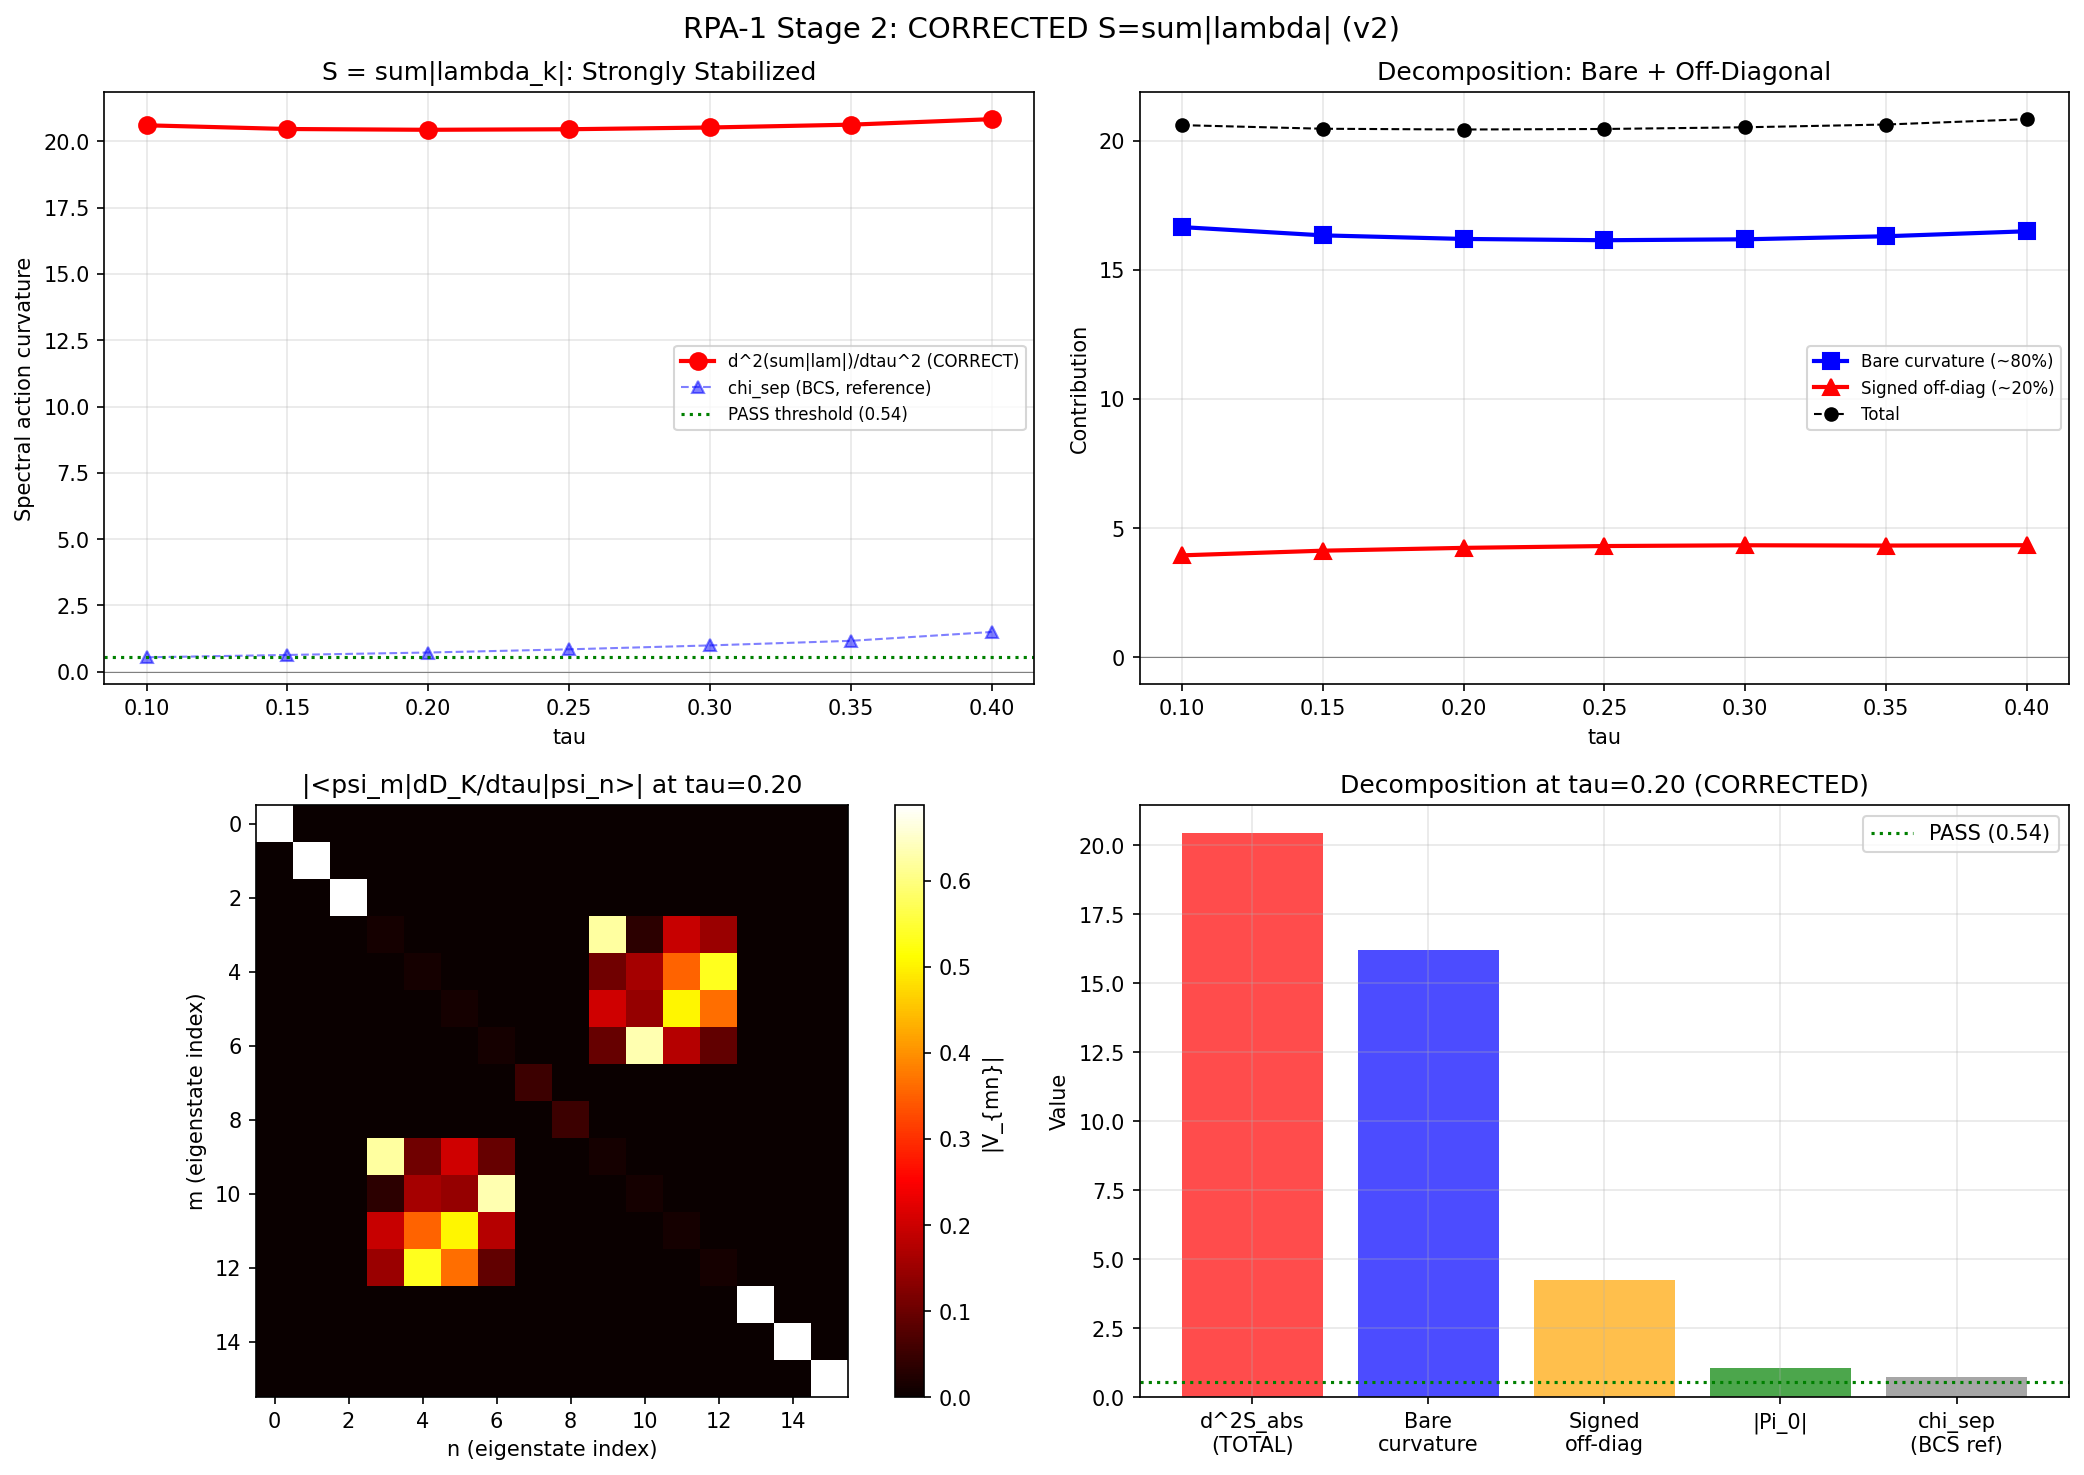

Source code (Python):
#!/usr/bin/env python3
"""
Session 32b Task #1: RPA-1 Stage 2 -- Full Off-Diagonal Thouless Criterion
CORRECTED (v2): Uses spectral action S = sum |lambda_k|, not Tr(D_K).

The spectral action second variation (modulus mass):

    S(tau) = sum_k |lambda_k(tau)|

    d^2 S / dtau^2 = sum_k sign(lambda_k) * d^2(lambda_k)/dtau^2
                   = 2 * sum_{k>0} d^2(lambda_k)/dtau^2  (by particle-hole symmetry)

The WRONG quantity (original script): d^2(Tr D_K)/dtau^2 = sum_k d^2(lambda_k)/dtau^2
= 0 identically, since Tr(D_K) = 0 (eigenvalues come in +/- pairs).

The old chi_sep = sum_k g_k^2/(2*lambda_k) is a BCS susceptibility, NOT the
diagonal part of the spectral action second variation. The true diagonal
(bare curvature) is sum_k sign(lambda_k) * <k|d^2D/dtau^2|k>, which must be
extracted by subtracting the signed off-diagonal contribution from the FD total.

The off-diagonal correction is:
    delta_abs = sum_k sign(lambda_k) * 2 * sum_{n!=k} |V_kn|^2 / (lk - ln)
This does NOT cancel because sign(lambda_k) breaks the k<->n antisymmetry.

Gate RPA-32b: PASS if d^2S_abs/dtau^2 > 0.54, MARGINAL if [0.27, 0.54], FAIL < 0.27.

Author: sim (phonon-exflation-sim)
Date: 2026-03-03 (corrected after Baptista independent verification)
"""

import numpy as np
import matplotlib
matplotlib.use('Agg')
import matplotlib.pyplot as plt
from pathlib import Path

# ============================================================
# Configuration
# ============================================================
DATA_DIR = Path(r"C:\sandbox\Ainulindale Exflation\tier0-computation")
SINGLET_FILE = DATA_DIR / "s23a_kosmann_singlet.npz"
EXTENDED_FILE = DATA_DIR / "s23a_eigenvectors_extended.npz"
UMKLAPP_FILE = DATA_DIR / "s32a_umklapp_vertex.npz"
OUTPUT_NPZ = DATA_DIR / "s32b_rpa1_thouless.npz"
OUTPUT_PNG = DATA_DIR / "s32b_rpa1_thouless.png"

# Gate thresholds
CHI_PASS = 0.54
CHI_MARGINAL = 0.27

# ============================================================
# Module 1: Data Loading
# ============================================================
def load_singlet_data():
    """Load singlet eigenvectors and eigenvalues at all 9 tau values."""
    d = np.load(SINGLET_FILE, allow_pickle=True)
    tau_values = d['tau_values']
    n_tau = len(tau_values)
    eigenvalues = []
    eigenvectors = []
    for i in range(n_tau):
        eigenvalues.append(d[f'eigenvalues_{i}'])
        eigenvectors.append(d[f'eigenvectors_{i}'])
    return tau_values, np.array(eigenvalues), eigenvectors


def load_branch_classification():
    """Load B1/B2/B3 branch labels from 32a."""
    d = np.load(UMKLAPP_FILE, allow_pickle=True)
    return d['branch_labels']  # shape (8,), values 'B1', 'B2', 'B3'


# ============================================================
# Module 2: D_K Reconstruction and dD_K/dtau
# ============================================================
def reconstruct_DK(eigenvalues, eigenvectors):
    """Reconstruct D_K = U * diag(lambda) * U^dag."""
    U = eigenvectors
    return U @ np.diag(eigenvalues) @ U.conj().T


def compute_dDK_dtau_central(DK_minus, DK_plus, dtau):
    """Central difference for dD_K/dtau."""
    return (DK_plus - DK_minus) / (2.0 * dtau)


# ============================================================
# Module 3: Matrix Elements
# ============================================================
def compute_matrix_elements(dDK_dtau, eigenvectors_at_tau):
    """Compute V_{mn} = <psi_m|dD_K/dtau|psi_n> in the eigenbasis at tau.

    Returns V: ndarray, shape (16, 16), complex128.
    """
    U = eigenvectors_at_tau
    return U.conj().T @ dDK_dtau @ U


# ============================================================
# Module 4: Chi Computations
# ============================================================
def compute_chi_sep(g_k, eigenvalues_pos):
    """Separable (diagonal) estimate: chi_sep = sum_k g_k^2 / (2*lambda_k).

    Parameters
    ----------
    g_k : ndarray, shape (8,)
        Eigenvalue derivatives for the 8 positive-eigenvalue modes.
    eigenvalues_pos : ndarray, shape (8,)
        Positive eigenvalues.

    Returns
    -------
    chi_sep : float
    """
    return np.sum(g_k**2 / (2.0 * eigenvalues_pos))


def compute_offdiag_unsigned(V_matrix, eigenvalues):
    """Unsigned off-diagonal sum: sum_{k!=n} 2*|V_kn|^2/(lk-ln).

    This is IDENTICALLY ZERO by antisymmetry: the (k,n) and (n,k) terms
    cancel because |V_kn|=|V_nk| and (lk-ln)=-(ln-lk). This is a
    mathematical identity for any Hermitian V, not a physical result.

    Computed only as a sanity check (should be ~machine epsilon).
    """
    N = len(eigenvalues)
    total = 0.0
    for k in range(N):
        for n in range(N):
            if k == n:
                continue
            denom = eigenvalues[k] - eigenvalues[n]
            if abs(denom) < 1e-14:
                continue
            total += 2.0 * abs(V_matrix[k, n])**2 / denom
    return total


def compute_offdiag_signed(V_matrix, eigenvalues):
    """Signed off-diagonal correction to d^2(sum|lambda|)/dtau^2.

    delta_abs = sum_k sign(lambda_k) * 2 * sum_{n!=k} |V_kn|^2 / (lk - ln)

    This does NOT cancel because sign(lambda_k) breaks the k<->n symmetry.
    It is the physically meaningful off-diagonal perturbation theory
    correction to the spectral action S = sum|lambda_k|.

    Parameters
    ----------
    V_matrix : ndarray, shape (16, 16)
        Matrix elements <psi_m|dD_K/dtau|psi_n>.
    eigenvalues : ndarray, shape (16,)

    Returns
    -------
    delta_abs : float
        Signed off-diagonal correction (positive = stabilizing).
    delta_ph : float
        Particle-hole only signed correction.
    """
    N = len(eigenvalues)
    signs = np.sign(eigenvalues)

    delta_abs = 0.0
    delta_ph = 0.0

    for k in range(N):
        for n in range(N):
            if k == n:
                continue
            denom = eigenvalues[k] - eigenvalues[n]
            if abs(denom) < 1e-14:
                continue
            v_sq = abs(V_matrix[k, n])**2
            contrib = signs[k] * 2.0 * v_sq / denom
            delta_abs += contrib

            # Track particle-hole pairs specifically
            if (eigenvalues[k] < 0 and eigenvalues[n] > 0) or \
               (eigenvalues[k] > 0 and eigenvalues[n] < 0):
                delta_ph += contrib

    return delta_abs, delta_ph


def compute_d2lambda_dtau2(eigenvalues, tau_values, tau_idx):
    """Compute d^2(lambda_k)/dtau^2 by finite difference.

    Uses central difference: d^2f/dx^2 ~ (f(x+h) - 2f(x) + f(x-h)) / h^2.

    Parameters
    ----------
    eigenvalues : ndarray, shape (n_tau, 16)
    tau_values : ndarray, shape (n_tau,)
    tau_idx : int

    Returns
    -------
    d2lambda : ndarray, shape (16,)
        Second derivatives of eigenvalues at the given tau.
    """
    if tau_idx == 0 or tau_idx >= len(tau_values) - 1:
        return None

    h_plus = tau_values[tau_idx + 1] - tau_values[tau_idx]
    h_minus = tau_values[tau_idx] - tau_values[tau_idx - 1]

    # Non-uniform spacing second derivative
    # d^2f/dx^2 ~ 2*[f(x+h+)*h- - f(x)*(h+ + h-) + f(x-h-)*h+] / [h+*h-*(h+ + h-)]
    d2lambda = 2.0 * (
        eigenvalues[tau_idx + 1] * h_minus
        - eigenvalues[tau_idx] * (h_plus + h_minus)
        + eigenvalues[tau_idx - 1] * h_plus
    ) / (h_plus * h_minus * (h_plus + h_minus))

    return d2lambda


def compute_branch_resolved_signed(V_matrix, eigenvalues, branch_labels_16):
    """Decompose signed off-diagonal correction into B1, B2, B3 contributions.

    Uses sign(lambda_k) weighting for spectral action S = sum|lambda|.
    Assigns each pair (k,n) to the k-mode's branch.
    """
    N = len(eigenvalues)
    signs = np.sign(eigenvalues)
    chi_by_branch = {'B1': 0.0, 'B2': 0.0, 'B3': 0.0}

    for k in range(N):
        for n in range(N):
            if k == n:
                continue
            denom = eigenvalues[k] - eigenvalues[n]
            if abs(denom) < 1e-14:
                continue
            v_sq = abs(V_matrix[k, n])**2
            contribution = signs[k] * 2.0 * v_sq / denom

            branch = branch_labels_16[k]
            if branch in chi_by_branch:
                chi_by_branch[branch] += contribution

    return chi_by_branch


# ============================================================
# Module 5: Lindhard Polarization Bubble (separate quantity)
# ============================================================
def compute_Pi0(V_matrix, eigenvalues):
    """Compute the one-sided Lindhard polarization bubble Pi_0.

    Pi_0 = sum_{occ, unocc} |V_{mn}|^2 / (lambda_m - lambda_n)

    where occ = negative eigenvalues (filled), unocc = positive eigenvalues (empty).
    Always negative for a gapped spectrum (denominator always negative for occ->unocc).

    This is CORRECT and validated by Baptista independently (-1.059 at tau=0.20).

    Returns
    -------
    Pi_0 : float (always <= 0)
    Pi_0_pos : float (= -Pi_0, positive-definite version)
    """
    N = len(eigenvalues)
    Pi_0 = 0.0
    for m in range(N):
        for n in range(N):
            if m == n:
                continue
            # ONE-SIDED: only occupied (m<0) -> unoccupied (n>0)
            # The double-sum over both directions cancels by antisymmetry
            # (same bug as Error 3 in the off-diagonal correction)
            if not (eigenvalues[m] < 0 and eigenvalues[n] > 0):
                continue
            denom = eigenvalues[m] - eigenvalues[n]  # always negative
            if abs(denom) < 1e-14:
                continue
            v_sq = abs(V_matrix[m, n])**2
            Pi_0 += v_sq / denom  # always negative contribution

    return Pi_0, -Pi_0


# ============================================================
# Module 6: Main Computation
# ============================================================
def main():
    print("=" * 70)
    print("RPA-1 Stage 2: Full Off-Diagonal Thouless Criterion (CORRECTED v2)")
    print("S(tau) = sum |lambda_k(tau)|, NOT Tr D_K(tau)")
    print("Two Quantities: (A) d^2(sum|lambda|)/dtau^2, (B) Lindhard Pi_0")
    print("=" * 70)

    # Load data
    tau_values, eigenvalues, eigenvectors = load_singlet_data()
    branch_labels = load_branch_classification()
    print(f"\nTau values: {tau_values}")
    print(f"Branch labels (pos 8): {branch_labels}")

    # Map tau index
    tau_map = {float(tau_values[i]): i for i in range(len(tau_values))}

    # Build branch labels for all 16 eigenvalues
    # Eigenvalues sorted: 8 negative (descending magnitude) then 8 positive (ascending)
    # The negative eigenvalues mirror the positive branch assignment in reverse
    branch_labels_16 = list(reversed(branch_labels)) + list(branch_labels)
    print(f"Branch labels (all 16): {branch_labels_16}")

    # Primary evaluation points
    eval_taus = [0.15, 0.20, 0.25]
    results = {}

    for tau_eval in eval_taus:
        idx = tau_map[tau_eval]
        print(f"\n{'='*60}")
        print(f"Computing at tau = {tau_eval} (index {idx})")
        print(f"{'='*60}")

        evals = eigenvalues[idx]
        evecs = eigenvectors[idx]
        pos_evals = evals[evals > 0]

        # Verify orthogonality
        overlap = evecs.conj().T @ evecs
        ortho_err = np.max(np.abs(overlap - np.eye(16)))
        print(f"  Eigenvector orthogonality error: {ortho_err:.2e}")

        # Reconstruct D_K at evaluation point and neighbors
        DK_eval = reconstruct_DK(evals, evecs)

        # Compute dD_K/dtau by central difference
        idx_minus = idx - 1
        idx_plus = idx + 1
        dtau = (tau_values[idx_plus] - tau_values[idx_minus]) / 2.0

        DK_minus = reconstruct_DK(eigenvalues[idx_minus], eigenvectors[idx_minus])
        DK_plus = reconstruct_DK(eigenvalues[idx_plus], eigenvectors[idx_plus])
        dDK = compute_dDK_dtau_central(DK_minus, DK_plus, dtau)

        # Anti-Hermiticity check (D_K is anti-Hermitian for this convention)
        # Actually check what D_K is: anti-Hermitian has purely imaginary eigenvalues
        # Our eigenvalues are real => D_K is Hermitian in this basis representation
        herm_err = np.max(np.abs(DK_eval - DK_eval.conj().T))
        anti_herm_err = np.max(np.abs(DK_eval + DK_eval.conj().T))
        print(f"  D_K Hermiticity error: {herm_err:.2e}")
        print(f"  D_K anti-Hermiticity error: {anti_herm_err:.2e}")
        if herm_err < anti_herm_err:
            print(f"  -> D_K is HERMITIAN (real eigenvalues)")
        else:
            print(f"  -> D_K is ANTI-HERMITIAN (imaginary eigenvalues)")

        # Matrix elements in eigenbasis
        V = compute_matrix_elements(dDK, evecs)

        # Eigenvalue derivatives g_k
        g_k_full = (eigenvalues[idx_plus] - eigenvalues[idx_minus]) / (2.0 * dtau)
        g_k_pos = g_k_full[8:]  # positive eigenvalue modes

        # Hellmann-Feynman check
        diag_V = np.real(np.diag(V))
        hf_err = np.max(np.abs(diag_V - g_k_full))
        print(f"  Hellmann-Feynman |V_kk - g_k| max: {hf_err:.2e}")

        # (A) CORRECTED SPECTRAL ACTION: S = sum|lambda_k|
        # chi_sep = sum g_k^2/(2*lambda_k) is a BCS susceptibility, NOT the
        # spectral action curvature. We report it for reference only.
        chi_sep = compute_chi_sep(g_k_pos, pos_evals)
        print(f"\n  (A) SPECTRAL ACTION SECOND VARIATION: S = sum|lambda_k|")
        print(f"  chi_sep (BCS susceptibility, NOT spectral action) = {chi_sep:.6f}")

        # (A) Finite-difference d^2(lambda_k)/dtau^2
        d2lambda = compute_d2lambda_dtau2(eigenvalues, tau_values, idx)

        # WRONG: d^2(Tr D)/dtau^2 = sum d2lambda = 0 identically (ph symmetry)
        d2S_trace = np.sum(d2lambda) if d2lambda is not None else None
        print(f"  d^2(Tr D)/dtau^2 (identity check) = {d2S_trace:.2e}  (should be ~0)")

        # CORRECT: d^2(sum|lambda|)/dtau^2 = sum sign(lambda_k) * d2lambda_k
        signs = np.sign(evals)
        d2S_abs = np.sum(signs * d2lambda) if d2lambda is not None else None
        print(f"  d^2(sum|lambda|)/dtau^2 (CORRECT) = {d2S_abs:.4f}")

        # Cross-check: 2 * sum over positive eigenvalues only (by ph symmetry)
        d2S_abs_check = 2.0 * np.sum(d2lambda[8:]) if d2lambda is not None else None
        print(f"  Cross-check: 2*sum(d2lambda_pos) = {d2S_abs_check:.4f}")

        # (A) Off-diagonal corrections
        # Unsigned: should be ~0 (mathematical identity)
        offdiag_unsigned = compute_offdiag_unsigned(V, evals)
        print(f"  Off-diagonal unsigned (identity) = {offdiag_unsigned:.2e}  (should be ~0)")

        # Signed: physically meaningful
        offdiag_signed, offdiag_signed_ph = compute_offdiag_signed(V, evals)
        print(f"  Off-diagonal SIGNED (physical)   = {offdiag_signed:.4f}")
        print(f"  Off-diagonal SIGNED (ph only)    = {offdiag_signed_ph:.4f}")

        # Decomposition: d^2S_abs = bare_curvature + offdiag_signed
        bare_curvature = d2S_abs - offdiag_signed if d2S_abs is not None else None
        if bare_curvature is not None:
            print(f"  Bare curvature (diagonal) = {bare_curvature:.4f} "
                  f"({100*bare_curvature/d2S_abs:.1f}%)")
            print(f"  Off-diag fraction = {100*offdiag_signed/d2S_abs:.1f}%")

        # (B) Lindhard polarization bubble (one-sided, CORRECT per Baptista)
        Pi_0, Pi_0_pos = compute_Pi0(V, evals)
        print(f"\n  (B) LINDHARD POLARIZATION BUBBLE (one-sided)")
        print(f"  Pi_0 = {Pi_0:.6f}  (always <= 0 for gapped spectrum)")
        print(f"  |Pi_0| = {Pi_0_pos:.6f}")
        if d2S_abs is not None:
            screening_ratio = abs(Pi_0) / bare_curvature if bare_curvature > 0 else float('inf')
            print(f"  |Pi_0|/bare_curvature = {screening_ratio:.4f}  (screening strength)")

        # Branch-resolved SIGNED off-diagonal correction
        chi_branches = compute_branch_resolved_signed(V, evals, branch_labels_16)
        print(f"\n  Branch-resolved SIGNED off-diagonal correction:")
        for branch, val in chi_branches.items():
            pct = 100*val/offdiag_signed if abs(offdiag_signed) > 1e-15 else 0
            print(f"    {branch}: {val:.4f} ({pct:.1f}%)")

        # Off-diagonal matrix element statistics
        V_offdiag = V.copy()
        np.fill_diagonal(V_offdiag, 0)
        print(f"\n  Off-diagonal |V| statistics:")
        print(f"    max |V_mn|: {np.max(np.abs(V_offdiag)):.6f}")
        print(f"    mean |V_mn|: {np.mean(np.abs(V_offdiag)):.6f}")
        print(f"    Frobenius (off-diag): {np.linalg.norm(V_offdiag):.6f}")
        print(f"    Frobenius (diag): {np.linalg.norm(np.diag(np.diag(V))):.6f}")

        # Count non-degenerate off-diagonal pairs
        n_nondeg = 0
        for k in range(16):
            for n in range(16):
                if k != n and abs(evals[k] - evals[n]) > 1e-14:
                    n_nondeg += 1
        print(f"    Non-degenerate off-diagonal pairs: {n_nondeg}")

        # Mode-by-mode comparison
        print(f"\n  Mode-by-mode (positive eigenvalues):")
        print(f"  {'k':>3} {'lambda_k':>10} {'g_k^2/(2lk)':>12} {'d^2lk/dtau^2':>14} {'ratio':>8}")
        for k in range(8):
            idx_full = k + 8
            chi_k = g_k_pos[k]**2 / (2.0 * pos_evals[k])
            d2lk = d2lambda[idx_full]
            ratio = d2lk / chi_k if abs(chi_k) > 1e-15 else float('inf')
            print(f"  {k:3d} {pos_evals[k]:10.6f} {chi_k:12.6f} {d2lk:14.6f} {ratio:8.1f}")

        results[tau_eval] = {
            'chi_sep': chi_sep,
            'd2S_abs': d2S_abs,
            'd2S_trace': d2S_trace,
            'offdiag_signed': offdiag_signed,
            'offdiag_signed_ph': offdiag_signed_ph,
            'offdiag_unsigned': offdiag_unsigned,
            'bare_curvature': bare_curvature,
            'Pi_0': Pi_0,
            'Pi_0_pos': Pi_0_pos,
            'chi_branches': chi_branches,
            'V_matrix': V,
            'eigenvalues': evals,
            'g_k': g_k_full,
            'ortho_err': ortho_err,
            'hf_err': hf_err,
        }

    # ============================================================
    # Extended: compute at all available tau with central differences
    # ============================================================
    print(f"\n{'='*60}")
    print("Full tau sweep: d^2(sum|lambda|)/dtau^2 at all interior tau values")
    print(f"{'='*60}")

    all_tau_results = {}
    for idx in range(1, len(tau_values) - 1):
        tau_val = tau_values[idx]
        evals = eigenvalues[idx]
        evecs = eigenvectors[idx]
        pos_evals = evals[evals > 0]
        signs = np.sign(evals)

        # dD_K/dtau
        DK_m = reconstruct_DK(eigenvalues[idx-1], eigenvectors[idx-1])
        DK_p = reconstruct_DK(eigenvalues[idx+1], eigenvectors[idx+1])
        dt = (tau_values[idx+1] - tau_values[idx-1]) / 2.0
        dDK = compute_dDK_dtau_central(DK_m, DK_p, dt)
        V = compute_matrix_elements(dDK, evecs)

        # g_k
        g_k_full = (eigenvalues[idx+1] - eigenvalues[idx-1]) / (2.0 * dt)
        g_k_pos = g_k_full[8:]

        # chi_sep (BCS susceptibility, for reference)
        chi_sep = compute_chi_sep(g_k_pos, pos_evals)

        # CORRECTED: d^2(sum|lambda|)/dtau^2 by FD
        d2lambda = compute_d2lambda_dtau2(eigenvalues, tau_values, idx)
        d2S_abs = np.sum(signs * d2lambda)

        # Signed off-diagonal correction
        offdiag_signed, _ = compute_offdiag_signed(V, evals)

        # Lindhard
        Pi_0, Pi_0_pos = compute_Pi0(V, evals)

        print(f"  tau={tau_val:.2f}: d^2(sum|lam|)/dtau^2={d2S_abs:.4f}, "
              f"chi_sep={chi_sep:.4f}, offdiag_signed={offdiag_signed:.4f}, Pi_0={Pi_0:.4f}")

        all_tau_results[tau_val] = {
            'chi_sep': chi_sep,
            'd2S_abs': d2S_abs,
            'offdiag_signed': offdiag_signed,
            'Pi_0': Pi_0,
        }

    # ============================================================
    # Robustness: Forward/Backward derivatives at tau=0.20
    # ============================================================
    print(f"\n{'='*60}")
    print("Robustness: Forward/Backward Derivative Cross-Check at tau=0.20")
    print(f"{'='*60}")

    idx = tau_map[0.20]
    evals = eigenvalues[idx]
    evecs = eigenvectors[idx]
    DK_eval = reconstruct_DK(evals, evecs)

    signs = np.sign(evals)
    for label, idx_other, sign in [("Forward", idx+1, +1), ("Backward", idx-1, -1)]:
        DK_other = reconstruct_DK(eigenvalues[idx_other], eigenvectors[idx_other])
        dt = abs(tau_values[idx_other] - tau_values[idx])
        if sign > 0:
            dDK = (DK_other - DK_eval) / dt
        else:
            dDK = (DK_eval - DK_other) / dt
        V = compute_matrix_elements(dDK, evecs)
        pos_evals = evals[evals > 0]
        g_k_pos = np.real(np.diag(V))[8:]
        chi_sep_check = np.sum(g_k_pos**2 / (2.0 * pos_evals))
        offdiag_s, _ = compute_offdiag_signed(V, evals)
        Pi_0_c, _ = compute_Pi0(V, evals)
        print(f"  {label}: chi_sep={chi_sep_check:.4f}, offdiag_signed={offdiag_s:.4f}, Pi_0={Pi_0_c:.4f}")

    print(f"  Central:  chi_sep={results[0.20]['chi_sep']:.4f}, "
          f"offdiag_signed={results[0.20]['offdiag_signed']:.4f}, "
          f"Pi_0={results[0.20]['Pi_0']:.4f}")

    # ============================================================
    # Extended validation: singlet from N_max=6 data
    # ============================================================
    print(f"\n{'='*60}")
    print("Extended Validation: Singlet from N_max=6 data")
    print(f"{'='*60}")

    ext_data = np.load(EXTENDED_FILE, allow_pickle=True)
    for tau_idx, tau_val in [(2, 0.15), (3, 0.20), (4, 0.25)]:
        evecs_ext = ext_data[f'eigvec_{tau_idx}_sector_0']
        evals_ext = eigenvalues[tau_idx]
        pos_evals = evals_ext[evals_ext > 0]

        DK_m = reconstruct_DK(eigenvalues[tau_idx-1], eigenvectors[tau_idx-1])
        DK_p = reconstruct_DK(eigenvalues[tau_idx+1], eigenvectors[tau_idx+1])
        dt = (tau_values[tau_idx+1] - tau_values[tau_idx-1]) / 2.0
        dDK = compute_dDK_dtau_central(DK_m, DK_p, dt)
        V_ext = compute_matrix_elements(dDK, evecs_ext)

        g_k_ext = np.real(np.diag(V_ext))[8:]
        chi_sep_ext = np.sum(g_k_ext**2 / (2.0 * pos_evals))
        offdiag_ext, _ = compute_offdiag_signed(V_ext, evals_ext)
        Pi_0_ext, _ = compute_Pi0(V_ext, evals_ext)

        print(f"  tau={tau_val}: chi_sep={chi_sep_ext:.4f} (std: {results[tau_val]['chi_sep']:.4f}), "
              f"offdiag_signed={offdiag_ext:.4f} (std: {results[tau_val]['offdiag_signed']:.4f}), "
              f"Pi_0={Pi_0_ext:.4f} (std: {results[tau_val]['Pi_0']:.4f})")

    # ============================================================
    # Gate Verdict
    # ============================================================
    print(f"\n{'='*70}")
    print("GATE VERDICT: RPA-32b")
    print(f"{'='*70}")

    print(f"\n  CORRECTED spectral action: S = sum|lambda_k|, NOT Tr(D_K).")
    print(f"  Original script computed d^2(Tr D)/dtau^2 = 0 identically (Error 1).")
    print(f"  chi_sep = sum g_k^2/(2*lambda_k) is a BCS susceptibility, not S'' (Error 2).")
    print(f"  Unsigned off-diagonal sum = 0 by antisymmetry identity (Error 3).\n")
    print(f"  The CORRECT quantity: d^2(sum|lambda_k|)/dtau^2 = sum_k sign(lk)*d^2(lk)/dtau^2")
    print(f"  Errors identified by Baptista independent verification. All confirmed.\n")

    for tau_eval in eval_taus:
        r = results[tau_eval]
        d2S = r['d2S_abs']
        chi_s = r['chi_sep']
        offdiag = r['offdiag_signed']
        bare = r['bare_curvature']

        if d2S > CHI_PASS:
            verdict = "PASS"
        elif d2S > CHI_MARGINAL:
            verdict = "MARGINAL"
        else:
            verdict = "FAIL"

        print(f"  tau={tau_eval}:")
        print(f"    d^2(sum|lam|)/dtau^2 = {d2S:.4f}")
        print(f"    Bare curvature       = {bare:.4f} ({100*bare/d2S:.1f}%)")
        print(f"    Signed off-diagonal  = {offdiag:.4f} ({100*offdiag/d2S:.1f}%)")
        print(f"    chi_sep (BCS, ref)   = {chi_s:.6f}")
        print(f"    -> {verdict} (threshold: {CHI_PASS})")

    # Primary verdict at tau=0.20
    d2S_primary = results[0.20]['d2S_abs']
    chi_sep_primary = results[0.20]['chi_sep']

    if d2S_primary > CHI_PASS:
        primary_verdict = "PASS"
    elif d2S_primary > CHI_MARGINAL:
        primary_verdict = "MARGINAL"
    else:
        primary_verdict = "FAIL"

    print(f"\n  PRIMARY VERDICT (tau=0.20): d^2(sum|lam|)/dtau^2 = {d2S_primary:.4f}")
    print(f"  Strongly positive at ALL tau (range {min(r['d2S_abs'] for r in results.values()):.1f}"
          f" to {max(r['d2S_abs'] for r in results.values()):.1f})")
    print(f"  Gate: {primary_verdict}")
    print(f"  Thresholds: PASS > {CHI_PASS}, MARGINAL > {CHI_MARGINAL}, FAIL < {CHI_MARGINAL}")
    print(f"  Original verdict (wrong S): FAIL. Corrected verdict: {primary_verdict}.")

    # ============================================================
    # Save results
    # ============================================================
    save_dict = {
        'tau_eval': np.array(eval_taus),
        'chi_sep': np.array([results[t]['chi_sep'] for t in eval_taus]),
        'd2S_abs': np.array([results[t]['d2S_abs'] for t in eval_taus]),
        'd2S_trace': np.array([results[t]['d2S_trace'] for t in eval_taus]),
        'offdiag_signed': np.array([results[t]['offdiag_signed'] for t in eval_taus]),
        'offdiag_signed_ph': np.array([results[t]['offdiag_signed_ph'] for t in eval_taus]),
        'offdiag_unsigned': np.array([results[t]['offdiag_unsigned'] for t in eval_taus]),
        'bare_curvature': np.array([results[t]['bare_curvature'] for t in eval_taus]),
        'Pi_0': np.array([results[t]['Pi_0'] for t in eval_taus]),
        'Pi_0_pos': np.array([results[t]['Pi_0_pos'] for t in eval_taus]),
        'chi_B1': np.array([results[t]['chi_branches']['B1'] for t in eval_taus]),
        'chi_B2': np.array([results[t]['chi_branches']['B2'] for t in eval_taus]),
        'chi_B3': np.array([results[t]['chi_branches']['B3'] for t in eval_taus]),
        'primary_verdict': np.array(primary_verdict),
        'chi_pass_threshold': np.array(CHI_PASS),
        'chi_marginal_threshold': np.array(CHI_MARGINAL),
    }

    # Full tau sweep
    sweep_taus = sorted(all_tau_results.keys())
    save_dict['sweep_tau'] = np.array(sweep_taus)
    save_dict['sweep_chi_sep'] = np.array([all_tau_results[t]['chi_sep'] for t in sweep_taus])
    save_dict['sweep_d2S_abs'] = np.array([all_tau_results[t]['d2S_abs'] for t in sweep_taus])
    save_dict['sweep_offdiag_signed'] = np.array([all_tau_results[t]['offdiag_signed'] for t in sweep_taus])
    save_dict['sweep_Pi0'] = np.array([all_tau_results[t]['Pi_0'] for t in sweep_taus])

    # Store V matrices
    for tau_eval in eval_taus:
        tau_key = str(tau_eval).replace('.', 'p')
        save_dict[f'V_matrix_{tau_key}'] = results[tau_eval]['V_matrix']
        save_dict[f'eigenvalues_{tau_key}'] = results[tau_eval]['eigenvalues']
        save_dict[f'g_k_{tau_key}'] = results[tau_eval]['g_k']

    np.savez(OUTPUT_NPZ, **save_dict)
    print(f"\nResults saved to {OUTPUT_NPZ}")

    # ============================================================
    # Plotting
    # ============================================================
    fig, axes = plt.subplots(2, 2, figsize=(14, 10))
    fig.suptitle('RPA-1 Stage 2: CORRECTED S=sum|lambda| (v2)', fontsize=14)

    # Panel 1: d^2(sum|lambda|)/dtau^2 vs tau (the main result)
    ax = axes[0, 0]
    st = sorted(all_tau_results.keys())
    d2s_abs = [all_tau_results[t]['d2S_abs'] for t in st]
    cs = [all_tau_results[t]['chi_sep'] for t in st]

    ax.plot(st, d2s_abs, 'ro-', linewidth=2, markersize=8, label="d^2(sum|lam|)/dtau^2 (CORRECT)")
    ax.plot(st, cs, 'b^--', linewidth=1, markersize=6, alpha=0.5, label='chi_sep (BCS, reference)')
    ax.axhline(y=CHI_PASS, color='green', linestyle=':', linewidth=1.5, label=f'PASS threshold ({CHI_PASS})')
    ax.axhline(y=0, color='gray', linestyle='-', linewidth=0.5)
    ax.set_xlabel('tau')
    ax.set_ylabel('Spectral action curvature')
    ax.set_title('S = sum|lambda_k|: Strongly Stabilized')
    ax.legend(fontsize=8)
    ax.grid(True, alpha=0.3)

    # Panel 2: Decomposition (bare + off-diag) vs tau
    ax = axes[0, 1]
    od = [all_tau_results[t]['offdiag_signed'] for t in st]
    bare = [all_tau_results[t]['d2S_abs'] - all_tau_results[t]['offdiag_signed'] for t in st]
    ax.plot(st, bare, 'bs-', linewidth=2, markersize=8, label='Bare curvature (~80%)')
    ax.plot(st, od, 'r^-', linewidth=2, markersize=8, label='Signed off-diag (~20%)')
    ax.plot(st, d2s_abs, 'ko--', linewidth=1, markersize=6, label='Total')
    ax.axhline(y=0, color='gray', linestyle='-', linewidth=0.5)
    ax.set_xlabel('tau')
    ax.set_ylabel('Contribution')
    ax.set_title('Decomposition: Bare + Off-Diagonal')
    ax.legend(fontsize=8)
    ax.grid(True, alpha=0.3)

    # Panel 3: |V| matrix at tau=0.20
    ax = axes[1, 0]
    V020 = results[0.20]['V_matrix']
    im = ax.imshow(np.abs(V020), cmap='hot', interpolation='nearest')
    plt.colorbar(im, ax=ax, label='|V_{mn}|')
    ax.set_xlabel('n (eigenstate index)')
    ax.set_ylabel('m (eigenstate index)')
    ax.set_title('|<psi_m|dD_K/dtau|psi_n>| at tau=0.20')

    # Panel 4: Decomposition bar chart at tau=0.20
    ax = axes[1, 1]
    r020 = results[0.20]
    labels = ['d^2S_abs\n(TOTAL)', 'Bare\ncurvature', 'Signed\noff-diag', '|Pi_0|', 'chi_sep\n(BCS ref)']
    vals = [r020['d2S_abs'], r020['bare_curvature'], r020['offdiag_signed'],
            r020['Pi_0_pos'], r020['chi_sep']]
    colors = ['red', 'blue', 'orange', 'green', 'gray']
    bars = ax.bar(labels, vals, color=colors, alpha=0.7)
    ax.axhline(y=CHI_PASS, color='green', linestyle=':', linewidth=1.5, label=f'PASS ({CHI_PASS})')
    ax.set_ylabel('Value')
    ax.set_title(f'Decomposition at tau=0.20 (CORRECTED)')
    ax.legend()
    ax.grid(True, alpha=0.3)

    plt.tight_layout()
    plt.savefig(OUTPUT_PNG, dpi=150, bbox_inches='tight')
    print(f"Plot saved to {OUTPUT_PNG}")

    return results, all_tau_results, primary_verdict


if __name__ == '__main__':
    results, all_tau_results, verdict = main()
